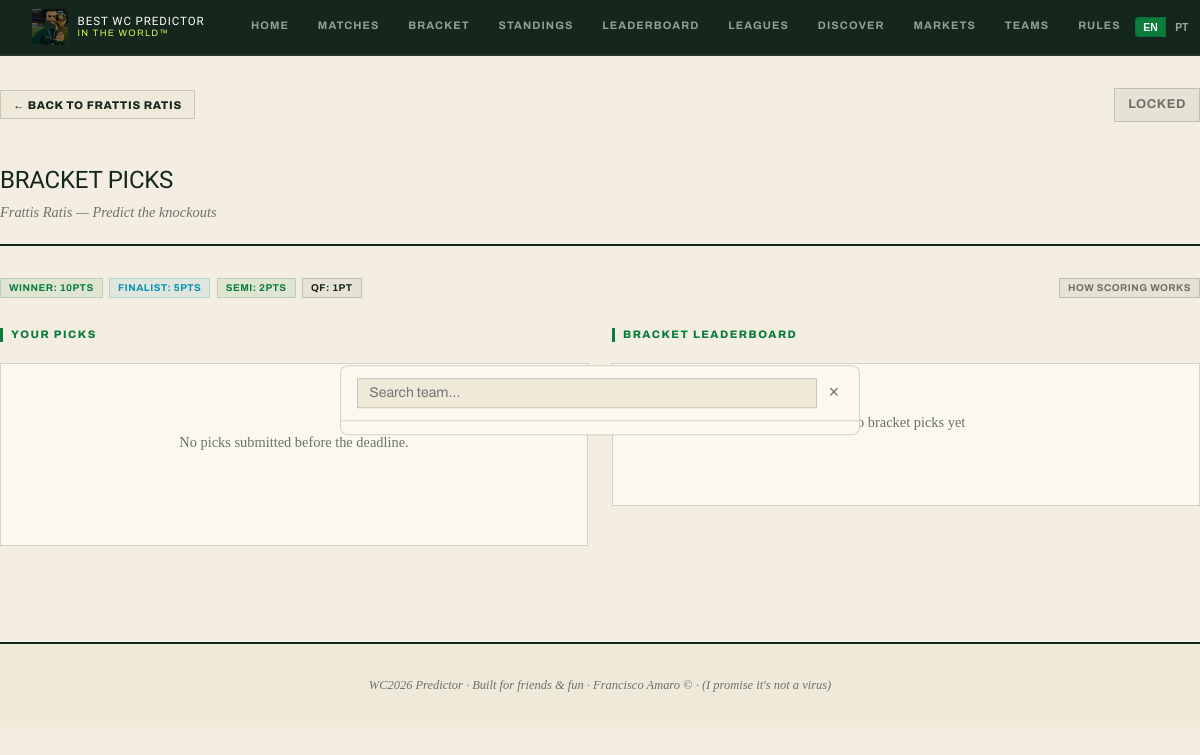
The app's page /leagues/1/bracket (signed in) with its own data.
### app/models.py (models this page shows)
class League(Base):
    __tablename__ = "leagues"
    id = Column(Integer, primary_key=True, index=True)
    name = Column(String(100), nullable=False)
    invite_code = Column(String(8), unique=True, nullable=False, index=True)
    admin_id = Column(Integer, ForeignKey("users.id"), nullable=False)
    description = Column(String(200), nullable=True)
    accent_color = Column(String(10), default="#1a47c0")
    badge_emoji = Column(String(6), default="★")
    banner_url = Column(String(200), nullable=True)
    points_exact_score = Column(Integer, default=3)
    points_correct_result = Column(Integer, default=1)
    boost_multiplier = Column(Integer, default=2)   # exact-score boost multiplier
    points_bracket_winner = Column(Integer, default=10)
    points_bracket_finalist = Column(Integer, default=5)
    points_bracket_semi = Column(Integer, default=2)
    points_bracket_quarter = Column(Integer, default=1)
    logo_url = Column(String(200), nullable=True)
    is_public = Column(Boolean, default=False)             # joinable without invite code
    category = Column(String(20), default="general")       # general / country / global
    sweepstake_enabled = Column(Boolean, default=False)
    sweepstake_buy_in = Column(Float, default=10.0)
    sweepstake_teams_per_person = Column(Integer, default=1)
    sweepstake_drawn = Column(Boolean, default=False)
    sweep_pts_win = Column(Integer, default=2)             # points per match win
    sweep_pts_draw = Column(Integer, default=0)            # points per draw (group stage)
    sweep_pts_goal = Column(Integer, default=0)            # points per goal scored
    sweep_pts_clean_sheet = Column(Integer, default=0)     # points per clean sheet kept
    sweep_big_win_threshold = Column(Integer, default=0)   # min GD to trigger big win bonus (0 = off)
    sweep_big_win_pts = Column(Integer, default=0)         # bonus points for a big win
    sweep_upset_pts = Column(Integer, default=0)           # bonus for a lower-tier team beating a higher-tier team
    created_at = Column(DateTime, default=datetime.utcnow)
    admin = relationship("User", foreign_keys=[admin_id])
    members = relationship("LeagueMember", back_populates="league", cascade="all, delete-orphan")
    predictions = relationship("Prediction", back_populates="league", cascade="all, delete-orphan")
    sweepstake_assignments = relationship("SweepstakeAssignment", back_populates="league", cascade="all, delete-orphan")
    sweepstake_groups = relationship("SweepstakeGroup", back_populates="league", cascade="all, delete-orphan", order_by="SweepstakeGroup.order_index")
    tournament_picks = relationship("TournamentPick", back_populates="league", cascade="all, delete-orphan")

### app/routers/bracket.py (the view)
@router.get("/leagues/{league_id}/bracket")
async def bracket_page(request: Request, league_id: int, db: Session = Depends(get_db)):
    user = auth.get_current_user(request, db)
    if not user:
        return RedirectResponse("/login", status_code=303)
    league = db.query(models.League).filter(models.League.id == league_id).first()
    if not league:
        return RedirectResponse("/leagues", status_code=303)
    membership = db.query(models.LeagueMember).filter(
        models.LeagueMember.league_id == league_id,
        models.LeagueMember.user_id == user.id,
    ).first()
    if not membership:
        return RedirectResponse("/leagues", status_code=303)
    teams = db.query(models.Team).order_by(models.Team.group_letter, models.Team.name).all()
    lock_status = bracket_lock_status(db)
    locked = lock_status != "open"
    pick = db.query(models.TournamentPick).filter(
        models.TournamentPick.user_id == user.id,
        models.TournamentPick.league_id == league_id,
    ).first()
    all_picks = db.query(models.TournamentPick).filter(
        models.TournamentPick.league_id == league_id
    ).all()
    actual = get_actual_bracket(db)
    pick_rows = []
    for p in all_picks:
        any_result = actual["winner"] or actual["finalists"] or actual["semis"] or actual["quarters"]
        pts = calc_bracket_points(p, league, actual) if any_result else p.points_awarded
        pick_rows.append({"user": p.user, "pick": p, "points": pts})
    pick_rows.sort(key=lambda x: x["points"], reverse=True)
    return templates.TemplateResponse(
        "bracket/picks.html",
        {
            "request": request,
            "user": user,
            "league": league,
            "teams": teams,
            "locked": locked,
            "lock_status": lock_status,
            "pick": pick,
            "pick_rows": pick_rows,
            "actual": actual,
        },
    )

### app/templates/bracket/picks.html (shortened to what this page needs)
{% extends "base.html" %}
{% block content %}
{% set _lang = request.cookies.get('lang', user.language if user and user.language else 'en') %}
<div class="container page-content">
  <div style="margin-bottom:1rem;display:flex;align-items:center;justify-content:space-between;flex-wrap:wrap;gap:.5rem">
    <a href="/leagues/{{ league.id }}" class="btn btn-secondary btn-sm">← {{ t('bracket.back', _lang) }} {{ league.name }}</a>
    {% if lock_status == 'group_unfinished' %}
    <span class="tag tag-gray" style="font-size:.8rem;padding:.4rem .8rem">Waiting for group stage</span>
    {% elif lock_status == 'ko_started' %}
    <span class="tag tag-gray" style="font-size:.8rem;padding:.4rem .8rem">Locked</span>
    {% else %}
    <span class="tag tag-green" style="font-size:.8rem;padding:.4rem .8rem">Open for picks</span>
    {% endif %}
  </div>
  <div class="page-header">
    <h1>{{ t('bracket.title', _lang) }}</h1>
    <p class="page-header-sub">{{ league.name }} &mdash; {{ t('bracket.sub', _lang) }}</p>
  </div>
  <div style="display:flex;gap:.4rem;flex-wrap:wrap;margin-bottom:1.75rem">
    <span class="tag tag-gold">Winner: {{ league.points_bracket_winner }}pts</span>
    <span class="tag tag-blue">Finalist: {{ league.points_bracket_finalist }}pts</span>
    <span class="tag tag-green">Semi: {{ league.points_bracket_semi }}pts</span>
    <span class="tag tag-white">QF: {{ league.points_bracket_quarter or 1 }}pt</span>
    <a href="/rules" class="tag tag-gray" style="text-decoration:none;margin-left:auto">How scoring works</a>
  </div>
  <div class="grid-2">
    <div>
      <div class="section-header"><h2 class="section-title">{{ t('bracket.your_picks', _lang) }}</h2></div>
      {% if locked %}
      <div class="card">
        <div class="card-body">
          {% if pick %}
          <div style="display:flex;flex-direction:column;gap:1.5rem">
            <div>
              <div class="bracket-stage-label">Semi-finalists (top 4)</div>
              <div style="display:grid;grid-template-columns:1fr 1fr;gap:.5rem;margin-top:.5rem">
                {% for qpick, qid in [(pick.quarter_1, pick.quarter_1_id),(pick.quarter_2, pick.quarter_2_id),(pick.quarter_3, pick.quarter_3_id),(pick.quarter_4, pick.quarter_4_id)] %}
                {% set correct = actual.quarters and qid in actual.quarters %}
                {% set wrong = actual.quarters and qid not in actual.quarters %}
                <div class="bracket-pick-card {% if correct %}correct{% elif wrong %}wrong{% endif %}">
                  {% if qpick %}
                  <img src="{{ flag_url(qpick.code) }}" class="flag flag-sm" alt="">
                  <span style="font-size:.82rem;font-weight:600">{{ qpick.name }}</span>
                  {% if correct %}<span class="tag tag-green" style="font-size:.55rem;margin-left:auto">+{{ league.points_bracket_quarter or 1 }}pt</span>
                  {% elif wrong %}<span class="tag tag-gray" style="font-size:.55rem;margin-left:auto">wrong</span>{% endif %}
                  {% else %}<span style="color:var(--pg-muted);font-size:.78rem">No pick</span>{% endif %}
                </div>
                {% endfor %}
              </div>
            </div>
            <div>
              <div class="bracket-stage-label">Finalists (top 2)</div>
              <div style="display:grid;grid-template-columns:1fr 1fr;gap:.5rem;margin-top:.5rem">
                {% for sfpick, sfid in [(pick.semi_1, pick.semi_1_id),(pick.semi_2, pick.semi_2_id)] %}
                {% set correct = actual.semis and sfid in actual.semis %}
                {% set wrong = actual.semis and sfid not in actual.semis %}
                <div class="bracket-pick-card {% if correct %}correct{% elif wrong %}wrong{% endif %}">
                  {% if sfpick %}
                  <img src="{{ flag_url(sfpick.code) }}" class="flag flag-sm" alt="">
                  <span style="font-size:.85rem;font-weight:600">{{ sfpick.name }}</span>
                  {% if correct %}<span class="tag tag-green" style="font-size:.58rem;margin-left:auto">+{{ league.points_bracket_semi }}pts</span>
                  {% elif wrong %}<span class="tag tag-gray" style="font-size:.58rem;margin-left:auto">wrong</span>{% endif %}
                  {% else %}<span style="color:var(--pg-muted);font-size:.78rem">No pick</span>{% endif %}
                </div>
                {% endfor %}
              </div>
            </div>
            <div>
              <div class="bracket-stage-label">Runner-up</div>
              {% set correct = actual.finalists and pick.finalist_1_id in actual.finalists %}
              {% set wrong = actual.finalists and pick.finalist_1_id not in actual.finalists %}
              <div class="bracket-pick-card lg {% if correct %}correct{% elif wrong %}wrong{% endif %}" style="margin-top:.5rem">
                {% if pick.finalist_1 %}
                <img src="{{ flag_url(pick.finalist_1.code) }}" class="flag flag-md" alt="">
                <span style="font-size:.95rem;font-weight:700">{{ pick.finalist_1.name }}</span>
                {% if correct %}<span class="tag tag-green" style="margin-left:auto">+{{ league.points_bracket_finalist }}pts</span>
                {% elif wrong %}<span class="tag tag-gray" style="margin-left:auto">wrong</span>{% endif %}
                {% else %}<span style="color:var(--pg-muted);font-size:.85rem">No pick</span>{% endif %}
              </div>
            </div>
            <div>
              <div class="bracket-stage-label" style="color:var(--gold)">World Cup Winner</div>
              {% set correct = actual.winner and pick.winner_id == actual.winner %}
              {% set wrong = actual.winner and pick.winner_id != actual.winner %}
              <div class="bracket-pick-card lg {% if correct %}correct{% elif wrong %}wrong{% endif %}" style="margin-top:.5rem;border-color:{% if not correct and not wrong %}var(--gold){% endif %}">
                {% if pick.winner %}
                <img src="{{ flag_url(pick.winner.code) }}" class="flag flag-md" alt="">
                <span style="font-size:1.05rem;font-weight:800">{{ pick.winner.name }}</span>
                {% if correct %}<span class="tag tag-green" style="margin-left:auto">+{{ league.points_bracket_winner }}pts</span>
                {% elif wrong %}<span class="tag tag-gray" style="margin-left:auto">wrong</span>{% endif %}
                {% else %}<span style="color:var(--pg-muted);font-size:.85rem">No pick</span>{% endif %}
              </div>
            </div>
          </div>
          {% else %}
          <div class="empty-state">
            {% if lock_status == 'group_unfinished' %}
            <p>Bracket picks open once all group stage matches are finished.</p>
            {% else %}
            <p>No picks submitted before the deadline.</p>
            {% endif %}
          </div>
          {% endif %}
        </div>
      </div>
      {% endif %}
    </div>
    <div>
      <div class="section-header"><h2 class="section-title">{{ t('bracket.leaderboard', _lang) }}</h2></div>
      <div class="card">
        {% if pick_rows %}
        <table class="leaderboard-table">
          <thead>
            <tr>
              <th>#</th>
              <th>{{ t('league.player', _lang) }}</th>
              <th>Winner pick</th>
              <th>Pts</th>
            </tr>
          </thead>
          <tbody>
            {% for row in pick_rows %}
            <tr>
              <td>
                <span class="rank-badge {% if loop.index == 1 %}rank-1{% elif loop.index == 2 %}rank-2{% elif loop.index == 3 %}rank-3{% else %}rank-other{% endif %}">{{ loop.index }}</span>
              </td>
              <td>
                {{ avatar_html(row.user, "xs") | safe }}
                <span style="margin-left:.35rem;font-size:.85rem">{{ row.user.display_name or row.user.username }}</span>
                {% if row.user.id == user.id %}<span class="you-badge">YOU</span>{% endif %}
              </td>
              <td>
                {% if row.pick.winner %}
                <img src="{{ flag_url(row.pick.winner.code) }}" class="flag flag-xs" style="display:inline-block" alt="">
                {{ row.pick.winner.name }}
                {% else %}<span class="text-muted">—</span>{% endif %}
              </td>
              <td class="points-cell">{{ row.points }}</td>
            </tr>
            {% endfor %}
          </tbody>
        </table>
        {% else %}
        <div class="card-body empty-state"><p>{{ t('bracket.no_picks_yet', _lang) }}</p></div>
        {% endif %}
      </div>
    </div>
  </div>
</div>
<div id="pickerPanel" style="display:none;position:fixed;top:50%;left:50%;transform:translate(-50%,-50%);
     z-index:201;background:var(--pg-card);border:1px solid var(--border);border-radius:8px;
     width:min(520px,95vw);max-height:75vh;display:flex;flex-direction:column;overflow:hidden">
  <div style="padding:.75rem 1rem;border-bottom:1px solid var(--border);display:flex;align-items:center;gap:.5rem">
    <input id="pickerSearch" type="text" placeholder="Search team…"
           style="flex:1;background:var(--pg-foot);border:1px solid var(--border);padding:.4rem .7rem;
                  font-size:.88rem;font-family:'Archivo',sans-serif;color:var(--pg-ink)"
           oninput="filterTeams(this.value)">
    <button onclick="closePicker()" style="background:none;border:none;cursor:pointer;font-size:1.1rem;color:var(--pg-muted);padding:0 .25rem">×</button>
  </div>
  <div id="pickerList" style="overflow-y:auto;flex:1;padding:.4rem"></div>
</div>
{% endblock %}

### records on screen
League: name "FRATTIS RATIS", name "Frattis Ratis", points_bracket_winner "10", points_bracket_finalist "5", points_bracket_semi "2", points_bracket_quarter "1"

### other values on screen
{{ t('nav.home', _lang) }} "HOME"
{{ t('nav.matches', _lang) }} "MATCHES"
{{ t('nav.bracket', _lang) }} "BRACKET"
{{ t('nav.standings', _lang) }} "STANDINGS"
{{ t('nav.leaderboard', _lang) }} "LEADERBOARD"
{{ t('nav.leagues', _lang) }} "LEAGUES"
{{ t('nav.discover', _lang) }} "DISCOVER"
{{ t('nav.markets', _lang) }} "MARKETS"
{{ t('nav.teams', _lang) }} "TEAMS"
{{ t('bracket.back', _lang) }} "BACK TO"
{{ t('bracket.title', _lang) }} "BRACKET PICKS"
{{ t('bracket.sub', _lang) }} "Predict the knockouts"
{{ t('bracket.your_picks', _lang) }} "YOUR PICKS"
{{ t('bracket.leaderboard', _lang) }} "BRACKET LEADERBOARD"
{{ t('bracket.no_picks_yet', _lang) }} "No bracket picks yet"
